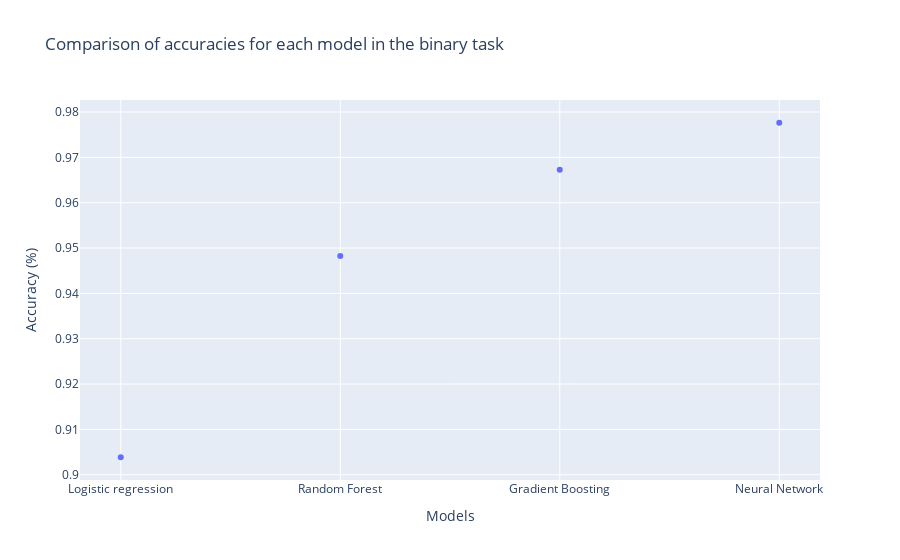

This figure's notebook cell:
### Code cell
#accuracies plot
import plotly.express as px
algs = list(results_1.keys())
accuracies = list(results_1.values())
finalplot=px.scatter(x=algs,y=accuracies,title='Comparison of accuracies for each model in the binary task')
finalplot.update_layout(xaxis_tickangle=0, xaxis_title = 'Models',yaxis_title='Accuracy (%)')
finalplot.update_layout(uniformtext_minsize=0)
finalplot.show()

### Figure 1 — Plotly figure (JSON) as saved in the notebook; plotly's stock layout.template omitted (floating-point values rounded to 4 significant figures)
{"data": [{"hovertemplate": "x=%{x}<br>y=%{y}<extra></extra>", "legendgroup": "", "marker": {"color": "#636efa", "symbol": "circle"}, "mode": "markers", "name": "", "orientation": "v", "showlegend": false, "type": "scatter", "x": ["Logistic regression", "Random Forest", "Gradient Boosting", "Neural Network"], "xaxis": "x", "y": [0.9039, 0.9482, 0.9673, 0.9776], "yaxis": "y"}], "layout": {"legend": {"tracegroupgap": 0}, "title": {"text": "Comparison of accuracies for each model in the binary task"}, "uniformtext": {"minsize": 0}, "xaxis": {"anchor": "y", "domain": [0, 1], "tickangle": 0, "title": {"text": "Models"}}, "yaxis": {"anchor": "x", "domain": [0, 1], "title": {"text": "Accuracy (%)"}}}}
